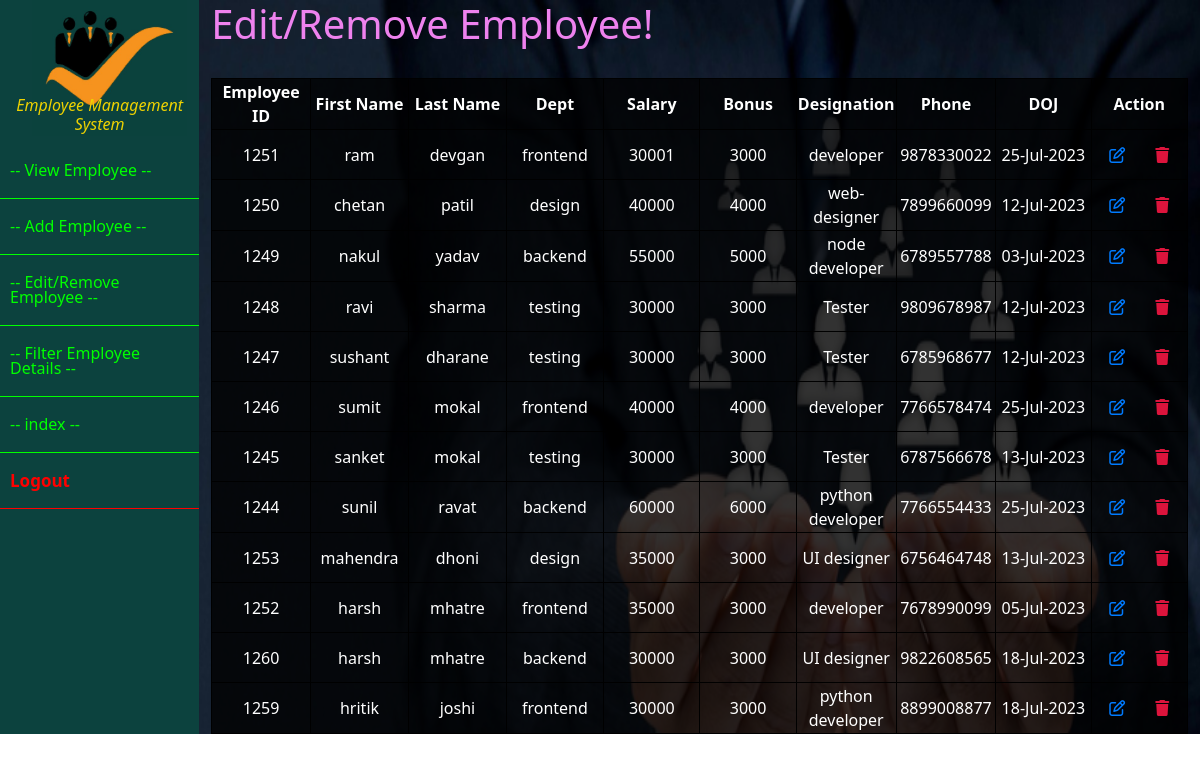
Screenshot of /filter_emp with the database file from the repository.
### emp_app/models.py (models this page shows, shortened)
class Employee(models.Model):
    Eid = models.IntegerField(unique=True)
    First_name = models.CharField(max_length=100, null=False)
    Last_name = models.CharField(max_length=100)
    Dept = models.CharField(max_length=100)
    Salary = models.IntegerField(default=0)
    Bonus = models.IntegerField(default=0)
    Desg = models.CharField(max_length=100)
    Phone = models.IntegerField(default=0)
    DOJ = models.DateField()

### emp_app/views.py (the view)
# urls.py: path('filter_emp', views.filter_emp, name='filter_emp'),
def filter_emp(request):
        eid=request.POST.get('eid')
        name=request.POST.get('name')
        dept=request.POST.get('dept')
        desg=request.POST.get('desg')
        data=Employee.objects.all()
        if eid:
            data=data.filter(Eid__icontains=eid)
        if name:
            data=data.filter(Q(First_name__icontains=name)|Q(Last_name__icontains=name))
        if  dept:
            data=data.filter(Dept__icontains=dept)
        if desg:
            data=data.filter(Desg__icontains=desg)
        param={'data':data}
        return render(request, 'remove_employee.html',param)

### emp_app/templates/remove_employee.html (shortened to what this page needs)
{% extends 'master.html' %}
{% load humanize %}
{% block body %}
<div class="container">
    <h1 style="color:violet">Edit/Remove Employee!</h1>
<table>
    <tr>
        <th>Employee ID</th>
        <th>First Name</th>
        <th>Last Name</th>
        <th>Dept</th>
        <th>Salary</th>
        <th>Bonus</th>
        <th>Designation</th>
        <th>Phone</th>
        <th>DOJ</th>
        <th>Action</th>
    </tr>
    {% for x in data %}
        <tr>
            <td>{{x.Eid}}</td>
            <td>{{x.First_name}}</td>
            <td>{{x.Last_name}}</td>
            <td>{{x.Dept}}</td>
            <td>{{x.Salary}}</td>
            <td>{{x.Bonus}}</td>
            <td>{{x.Desg}}</td>
            <td>{{x.Phone}}</td>
            <td>{{x.DOJ|date:"d-M-Y"}}</td>
            <td>
                <a href="{% url 'edit_employee' %}?eid={{x.Eid}}&f_nm={{x.First_name}}&l_nm={{x.Last_name}}&dept={{x.Dept}}&sal={{x.Salary}}&bonus={{x.Bonus}}&desg={{x.Desg}}&phone={{x.Phone}}&date_join={{x.DOJ|date:'Y-m-d'}}" class="btn"><i class="fa-regular fa-pen-to-square" style="color:rgb(0, 123, 255)"></i></a>
                <a href="{% url 'remove_emp' %}?eid={{x.Eid}}&f_nm={{x.First_name}}&l_nm={{x.Last_name}}&dept={{x.Dept}}&sal={{x.Salary}}&bonus={{x.Bonus}}&desg={{x.Desg}}&phone={{x.Phone}}&doj={{x.DOJ}}" class="btn" onclick="return confirm('All details for this employee will be deleted! \npress OK to confirm')"><i class="fa-solid fa-trash" style="color:rgb(220, 20, 60)"></i></a>
            </td>
        </tr>
    {% endfor %}
</table>
</div>
{% endblock %}

### rows the page displays
Employee: Eid "1251", First_name "ram", Last_name "devgan", Dept "frontend", Salary "30001", Bonus "3000", Desg "developer", Phone "9878330022", DOJ "25-Jul-2023"
Employee: Eid "1250", First_name "chetan", Last_name "patil", Dept "design", Salary "40000", Bonus "4000", Desg "web-designer", Phone "7899660099", DOJ "12-Jul-2023"
Employee: Eid "1249", First_name "nakul", Last_name "yadav", Dept "backend", Salary "55000", Bonus "5000", Desg "node developer", Phone "6789557788", DOJ "03-Jul-2023"
Employee: Eid "1248", First_name "ravi", Last_name "sharma", Dept "testing", Salary "30000", Bonus "3000", Desg "Tester", Phone "9809678987", DOJ "12-Jul-2023"
Employee: Eid "1247", First_name "sushant", Last_name "dharane", Dept "testing", Salary "30000", Bonus "3000", Desg "Tester", Phone "6785968677", DOJ "12-Jul-2023"
Employee: Eid "1246", First_name "sumit", Last_name "mokal", Dept "frontend", Salary "40000", Bonus "4000", Desg "developer", Phone "7766578474", DOJ "25-Jul-2023"
Employee: Eid "1245", First_name "sanket", Last_name "mokal", Dept "testing", Salary "30000", Bonus "3000", Desg "Tester", Phone "6787566678", DOJ "13-Jul-2023"
Employee: Eid "1244", First_name "sunil", Last_name "ravat", Dept "backend", Salary "60000", Bonus "6000", Desg "python developer", Phone "7766554433", DOJ "25-Jul-2023"
Employee: Eid "1253", First_name "mahendra", Last_name "dhoni", Dept "design", Salary "35000", Bonus "3000", Desg "UI designer", Phone "6756464748", DOJ "13-Jul-2023"
Employee: Eid "1252", First_name "harsh", Last_name "mhatre", Dept "frontend", Salary "35000", Bonus "3000", Desg "developer", Phone "7678990099", DOJ "05-Jul-2023"
Employee: Eid "1260", First_name "harsh", Last_name "mhatre", Dept "backend", Salary "30000", Bonus "3000", Desg "UI designer", Phone "9822608565", DOJ "18-Jul-2023"
Employee: Eid "1259", First_name "hritik", Last_name "joshi", Dept "frontend", Salary "30000", Bonus "3000", Desg "python developer", Phone "8899008877", DOJ "18-Jul-2023"
